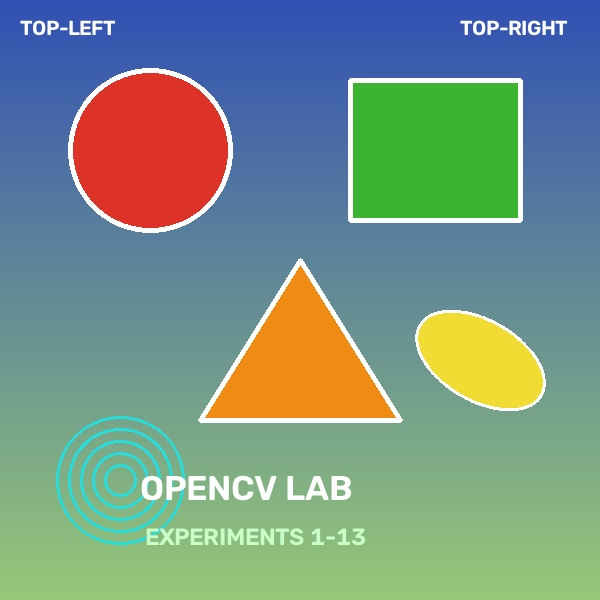
#> input picture LAB/photo.jpg, 600 x 600 px
$ python 'experiment 5.py'
#> lines starting #> are read from the running program, lines starting #| are printed output that depends on the picture
"""
EXPERIMENT 5
Aim: Write a Python function to analyze the histogram of the given input image based on color levels using OpenCV.
"""
import cv2
import matplotlib.pyplot as plt
import os

def analyze_histogram(img_path):
#> called with img_path = 'photo.jpg'
    image = cv2.imread(img_path)
#> image is the input picture: shape (600, 600, 3); mean B, G, R 133.6, 146.9, 119.8
    if image is None:
        raise FileNotFoundError(f"Image not found at {img_path}")

    colors = ('b', 'g', 'r')
    channel_names = ('Blue', 'Green', 'Red')

    plt.figure(figsize=(8, 5))
    for i, col in enumerate(colors):
        hist = cv2.calcHist([image], [i], None, [256], [0, 256])
        plt.plot(hist, color=col, label=f"{channel_names[i]} Level")
        plt.xlim([0, 256])

    plt.title("Histogram Based on Color Levels")
    plt.xlabel("Color Levels (0 - 255)")
    plt.ylabel("Number of Pixels")
    plt.legend()
    plt.grid(True)
    plt.savefig("experiment 5_output.png")
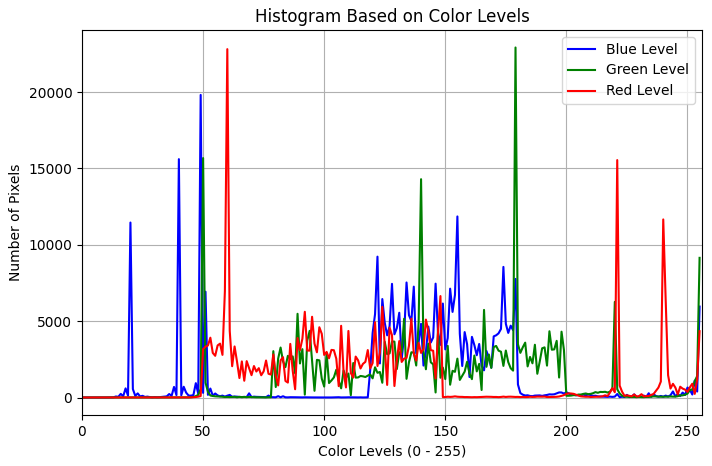
#> figure drawn by matplotlib, 1 panel; curve peaks at x = 49, y = 19815; curve peaks at x = 179, y = 22920; curve peaks at x = 60, y = 22812
    print("[OK] Saved experiment 5_output.png")
    plt.close()

img_path = "photo.jpg" if os.path.exists("photo.jpg") else "sample.jpg"
analyze_histogram(img_path)
